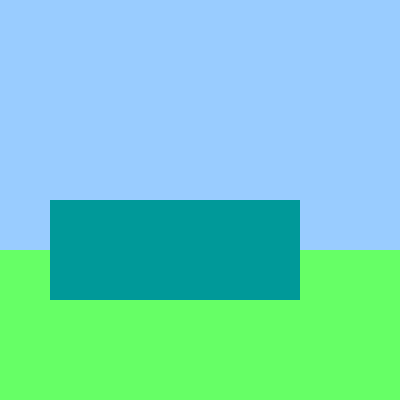
Frame 1 (no input)
Frame 60 (the mouse pressed at the canvas centre just before this capture): identical to frame 1, image omitted
Frame 120 (the mouse held since frame 60 and released just before this capture): identical to frame 1, image omitted

The Processing sketch that drew this single still picture (run headless with seeded random() and noise(); from frame 60 on, the mouse is pressed at the canvas centre):

// Processing sketch: virtual_pet_thingy
// ── virtual_pet_thingy.pde
void setup() { 
 size(400, 400);
}

void draw () {
 background(153, 204, 255);
 fill(102, 255, 102);
 noStroke();
 rect(0, 250, 400, 150);
 fill(0, 153, 153);
 rect(50, 200, 250, 100);
 }
